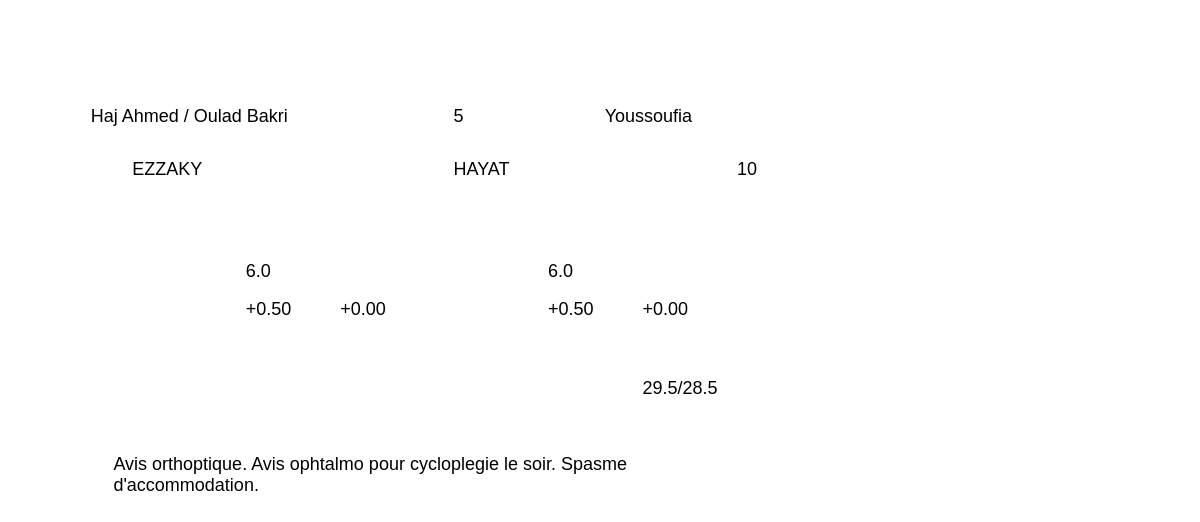
Page /students/print_preprinted/67 on the committed database.
### app/models.py (models this page shows, shortened)
class Student(db.Model):
    __tablename__ = 'students'
    id = db.Column(db.Integer, primary_key=True)
    ville = db.Column(db.String(100), nullable=False)
    ecole = db.Column(db.String(200), nullable=False)
    site = db.Column(db.String(100), default='École Principale')  # Nom de l'école/annexe
    classe = db.Column(db.String(50), nullable=False)
    nom = db.Column(db.String(100), nullable=False)
    prenom = db.Column(db.String(100), nullable=False)
    age = db.Column(db.Integer)
    acuite_og = db.Column(db.Float)
    acuite_od = db.Column(db.Float)
    sph_og = db.Column(db.Float)
    cyl_og = db.Column(db.Float)
    axe_og = db.Column(db.Integer)
    sph_od = db.Column(db.Float)
    cyl_od = db.Column(db.Float)
    axe_od = db.Column(db.Integer)
    ecart_pupillaire = db.Column(db.Float)
    ep_pupillometre_od = db.Column(db.Float)
    ep_pupillometre_og = db.Column(db.Float)
    autorefractometre = db.Column(db.Text)
    observations = db.Column(db.Text)
    prise_en_charge = db.Column(db.Text)
    photo_portrait = db.Column(db.String(255))
    photo_monture = db.Column(db.String(255))
    photo_clinique = db.Column(db.String(255))
    status = db.Column(db.String(50), default='prelisted')
    ecole_cloturee = db.Column(db.Boolean, default=False)
    date_consultation = db.Column(db.DateTime)
    created_at = db.Column(db.DateTime, default=datetime.utcnow)
    updated_at = db.Column(db.DateTime, default=datetime.utcnow, onupdate=datetime.utcnow)

### app/routes/students.py (the view)
@bp.route('/print_preprinted/<int:student_id>')
def print_student_preprinted(student_id):
    student = Student.query.get_or_404(student_id)
    return render_template('print_preprinted.html', student=student)

### app/templates/print_preprinted.html (shortened to what this page needs)
<!DOCTYPE html>
<html lang="fr">
<head>
</head>
<body onload="window.print()">
<div class="zone">
    <span class="ecole">
            {% if not student.site or student.site == student.ecole or student.site == 'École Principale' %}
                {{ student.ecole }}
            {% else %}
                {{ student.site }} / {{ student.ecole }}
            {% endif %}
        </span>
    <span class="classe">{{ student.classe or '' }}</span>
    <span class="ville">{{ student.ville or '' }}</span>
    <span class="nom">{{ student.nom or '' }}</span>
    <span class="prenom">{{ student.prenom or '' }}</span>
    <span class="age">{{ student.age or '' }}</span>
    <span class="acuite_od">{{ student.acuite_od or '' }}</span>
    <span class="acuite_og">{{ student.acuite_og or '' }}</span>
    <span class="sph_od">
        {% if student.sph_od is not none %}{{ '%+.2f'|format(student.sph_od) }}{% endif %}
    </span>
    <span class="cyl_od">
        {% if student.cyl_od is not none %}{{ '%+.2f'|format(student.cyl_od) }}{% endif %}
    </span>
    <span class="sph_og">
        {% if student.sph_og is not none %}{{ '%+.2f'|format(student.sph_og) }}{% endif %}
    </span>
    <span class="cyl_og">
        {% if student.cyl_og is not none %}{{ '%+.2f'|format(student.cyl_og) }}{% endif %}
    </span>
    <span class="ep">
        {% if student.ep_pupillometre_od and student.ep_pupillometre_og %}
            {{ student.ep_pupillometre_od }}/{{ student.ep_pupillometre_og }}
        {% endif %}
    </span>
    <span class="obs">{{ student.observations or '' }}</span>
</div>
</body>
</html>

### app/templates/print_preprinted.html (style rules this page uses)
body { margin: 0; font-family: Arial, sans-serif; font-size: 18px; }
.zone { position: relative; width: 210mm; height: 297mm; }
.zone span { font-size: 18px; font-family: Arial, sans-serif; }
.ecole { position: absolute; top: 28mm; left: 24mm; }
.classe { position: absolute; top: 28mm; left: 120mm; }
.ville { position: absolute; top: 28mm; left: 160mm; }
.nom { position: absolute; top: 42mm; left: 35mm; }
.prenom { position: absolute; top: 42mm; left: 120mm; }
.age { position: absolute; top: 42mm; left: 195mm; }
.acuite_od { position: absolute; top: 69mm; left: 65mm; }
.acuite_og { position: absolute; top: 69mm; left: 145mm; }
.sph_od { position: absolute; top: 79mm; left: 65mm; }
.cyl_od { position: absolute; top: 79mm; left: 90mm; }
.sph_og { position: absolute; top: 79mm; left: 145mm; }
.cyl_og { position: absolute; top: 79mm; left: 170mm; }
.ep { position: absolute; top: 100mm; left: 170mm; }
.obs { position: absolute; top: 120mm; left: 30mm; width: 150mm; }

### rows in the picture
Student: site "Haj Ahmed", ecole "Oulad Bakri", classe "5", ville "Youssoufia", nom "EZZAKY", prenom "HAYAT", age "10", acuite_od "6.0", acuite_og "6.0", sph_od "+0.50", cyl_od "+0.00", sph_og "+0.50", cyl_og "+0.00", ep_pupillometre_od "29.5", ep_pupillometre_og "28.5", observations "Avis orthoptique. Avis ophtalmo pour cycloplegie le soir. Spasme d'accommodation."
